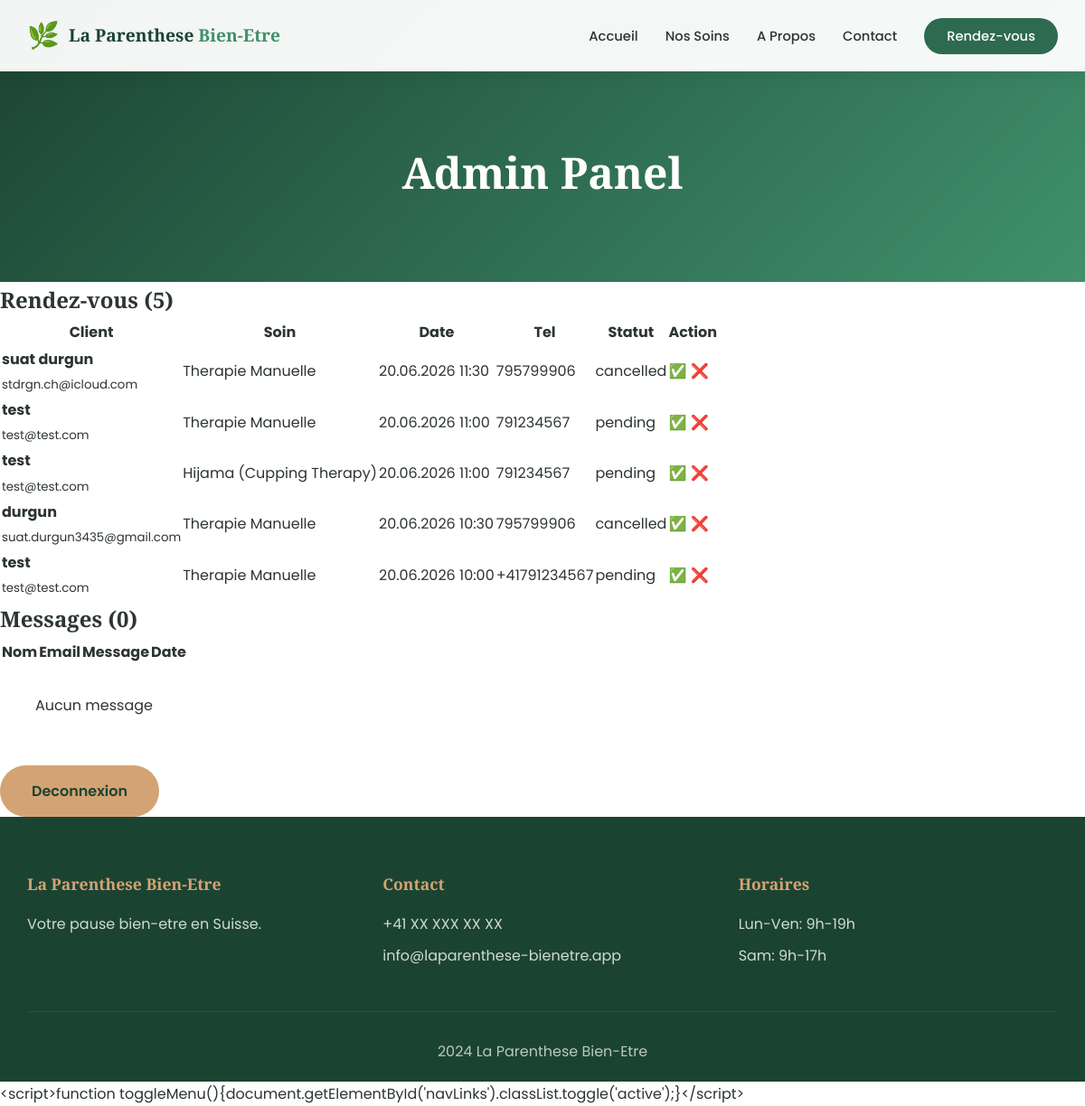
/admin (signed in), run on the app's committed database.
### models.py (models this page shows)
class Appointment(db.Model):
    id = db.Column(db.Integer, primary_key=True)
    client_name = db.Column(db.String(100), nullable=False)
    client_email = db.Column(db.String(120), nullable=False)
    client_phone = db.Column(db.String(20), nullable=False)
    service_id = db.Column(db.String(50), nullable=False)
    service_name = db.Column(db.String(100), nullable=False)
    appointment_date = db.Column(db.DateTime, nullable=False)
    duration_minutes = db.Column(db.Integer, default=60)
    status = db.Column(db.String(20), default='pending')
    message = db.Column(db.Text)
    created_at = db.Column(db.DateTime, default=datetime.utcnow)
    updated_at = db.Column(db.DateTime, default=datetime.utcnow, onupdate=datetime.utcnow)

### app.py (the view)
@app.route('/admin')
def admin_panel():
    if not session.get('admin'):
        return redirect(url_for('admin_login'))
    appointments = Appointment.query.order_by(Appointment.appointment_date.desc()).all()
    messages = ContactMessage.query.order_by(ContactMessage.created_at.desc()).all()
    return render_template('admin.html', appointments=appointments, messages=messages, lang='fr')

### app.py (called while the page is built)
def get_locale():
    lang = session.get('lang')
    if lang and lang in app.config['BABEL_SUPPORTED_LOCALES']:
        return lang
    return request.accept_languages.best_match(app.config['BABEL_SUPPORTED_LOCALES'])

@app.before_request
def before_request():
    g.lang = get_locale() or 'fr'

### templates/admin.html (shortened to what this page needs)
{% extends "base.html" %}
{% block content %}
<section class="page-header"><h1>Admin Panel</h1></section>
<section class="admin-section">
    <div class="admin-container">
        <div class="admin-card">
            <h2>Rendez-vous ({{ appointments|length }})</h2>
            <table class="admin-table">
                <thead><tr><th>Client</th><th>Soin</th><th>Date</th><th>Tel</th><th>Statut</th><th>Action</th></tr></thead>
                <tbody>
                {% for apt in appointments %}
                <tr>
                    <td><strong>{{ apt.client_name }}</strong><br><small>{{ apt.client_email }}</small></td>
                    <td>{{ apt.service_name }}</td>
                    <td>{{ apt.appointment_date.strftime('%d.%m.%Y %H:%M') }}</td>
                    <td>{{ apt.client_phone }}</td>
                    <td><span class="status-badge status-{{ apt.status }}">{{ apt.status }}</span></td>
                    <td><a href="{{ url_for('admin_confirm', id=apt.id) }}">✅</a> <a href="{{ url_for('admin_cancel', id=apt.id) }}">❌</a></td>
                </tr>
                {% endfor %}
                </tbody>
            </table>
        </div>
        <div class="admin-card">
            <h2>Messages ({{ messages|length }})</h2>
            <table class="admin-table">
                <thead><tr><th>Nom</th><th>Email</th><th>Message</th><th>Date</th></tr></thead>
                <tbody>
                {% if not messages %}<tr><td colspan="4" style="text-align:center;padding:30px;">Aucun message</td></tr>{% endif %}
                </tbody>
            </table>
        </div>
        <a href="{{ url_for('admin_logout') }}" class="btn-primary" style="margin-top:20px;">Deconnexion</a>
    </div>
</section>
{% endblock %}

### templates/base.html (shortened to what this page needs)
<!DOCTYPE html>
<html lang="fr">
<head>
    <link rel="stylesheet" href="https://cdnjs.cloudflare.com/ajax/libs/font-awesome/6.5.0/css/all.min.css">
    <link rel="stylesheet" href="/static/css/style.css">
</head>
<body>
    <nav class="navbar" id="navbar">
        <div class="nav-container">
            <a href="/" class="logo">
                <span class="logo-icon">🌿</span>
                <span class="logo-text">La Parenthese <span class="highlight">Bien-Etre</span></span>
            </a>
            <ul class="nav-links" id="navLinks">
                <li><a href="/">Accueil</a></li>
                <li><a href="/services">Nos Soins</a></li>
                <li><a href="/about">A Propos</a></li>
                <li><a href="/contact">Contact</a></li>
                <li><a href="/booking" class="btn-nav">Rendez-vous</a></li>
            </ul>
        </div>
    </nav>
    <main>{% block content %}{% endblock %}</main>
    <footer>
        <div class="footer-container">
            <div class="footer-col"><h3>La Parenthese Bien-Etre</h3><p>Votre pause bien-etre en Suisse.</p></div>
            <div class="footer-col"><h3>Contact</h3><p>+41 XX XXX XX XX</p><p>info@laparenthese-bienetre.app</p></div>
            <div class="footer-col"><h3>Horaires</h3><p>Lun-Ven: 9h-19h</p><p>Sam: 9h-17h</p></div>
        </div>
        <div class="footer-bottom"><p>2024 La Parenthese Bien-Etre</p></div>
    </footer>
    &lt;script>function toggleMenu(){document.getElementById('navLinks').classList.toggle('active');}&lt;/script>
</body>
</html>

### static/css/style.css (style rules this page uses)
* { margin: 0; padding: 0; box-sizing: border-box; }
:root { --primary: #2d6a4f; --primary-light: #40916c; --primary-dark: #1b4332; --accent: #d4a373; --accent-light: #e9c46a; --text: #2d3436; --text-light: #636e72; }
body { font-family: 'Poppins', sans-serif; color: var(--text); line-height: 1.7; }
h1, h2, h3 { font-family: 'Playfair Display', serif; }
a { text-decoration: none; color: inherit; }
.navbar { position: fixed; top: 0; width: 100%; background: rgba(255,255,255,0.95); backdrop-filter: blur(10px); box-shadow: 0 2px 20px rgba(0,0,0,0.08); z-index: 1000; padding: 15px 0; }
.nav-container { max-width: 1200px; margin: 0 auto; display: flex; justify-content: space-between; align-items: center; padding: 0 30px; }
.logo { display: flex; align-items: center; gap: 10px; }
.logo-icon { font-size: 1.8rem; }
.logo-text { font-family: 'Playfair Display', serif; font-size: 1.2rem; font-weight: 600; color: var(--primary-dark); }
.highlight { color: var(--primary-light); }
.nav-links { display: flex; list-style: none; gap: 30px; align-items: center; }
.nav-links a { font-weight: 500; font-size: 0.92rem; transition: color 0.3s; }
.btn-nav { background: var(--primary) !important; color: white !important; padding: 10px 25px; border-radius: 25px; }
.btn-primary { display: inline-block; background: var(--accent); color: var(--primary-dark); padding: 15px 35px; border-radius: 30px; font-weight: 600; font-size: 1rem; border: none; cursor: pointer; font-family: 'Poppins', sans-serif; transition: all 0.3s; }
.page-header { padding: 150px 30px 80px; text-align: center; background: linear-gradient(135deg, var(--primary-dark), var(--primary-light)); color: white; }
.page-header h1 { font-size: 3rem; }
footer { background: var(--primary-dark); color: white; padding: 60px 30px 20px; }
.footer-container { display: grid; grid-template-columns: repeat(auto-fit, minmax(220px, 1fr)); gap: 40px; max-width: 1200px; margin: 0 auto; }
.footer-col h3 { margin-bottom: 15px; color: var(--accent); font-size: 1.1rem; }
.footer-col p { opacity: 0.8; margin-bottom: 8px; }
.footer-bottom { text-align: center; padding-top: 30px; margin-top: 40px; border-top: 1px solid rgba(255,255,255,0.1); opacity: 0.7; }

### data on the page
Appointment: client_name "suat durgun", client_email "stdrgn.ch@icloud.com", service_name "Therapie Manuelle", appointment_date "20.06.2026 11:30", client_phone "795799906", status "cancelled"
Appointment: client_name "test", client_email "test@test.com", service_name "Therapie Manuelle", appointment_date "20.06.2026 11:00", client_phone "791234567", status "pending"
Appointment: client_name "test", client_email "test@test.com", service_name "Hijama (Cupping Therapy)", appointment_date "20.06.2026 11:00", client_phone "791234567", status "pending"
Appointment: client_name "durgun", client_email "suat.durgun3435@gmail.com", service_name "Therapie Manuelle", appointment_date "20.06.2026 10:30", client_phone "795799906", status "cancelled"
Appointment: client_name "test", client_email "test@test.com", service_name "Therapie Manuelle", appointment_date "20.06.2026 10:00", client_phone "+41791234567", status "pending"

### other printed values
{{ appointments|length }} "5"
{{ messages|length }} "0"
